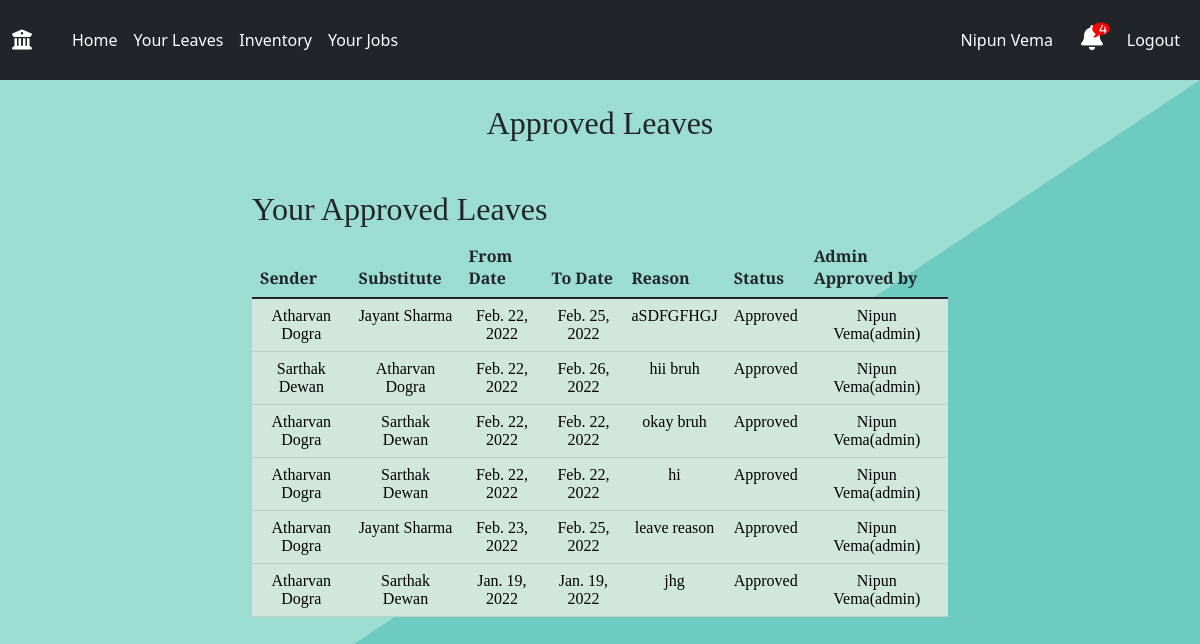
Before: /admin-dashboard/leaves/approved-leaves (signed in) with the older database file.
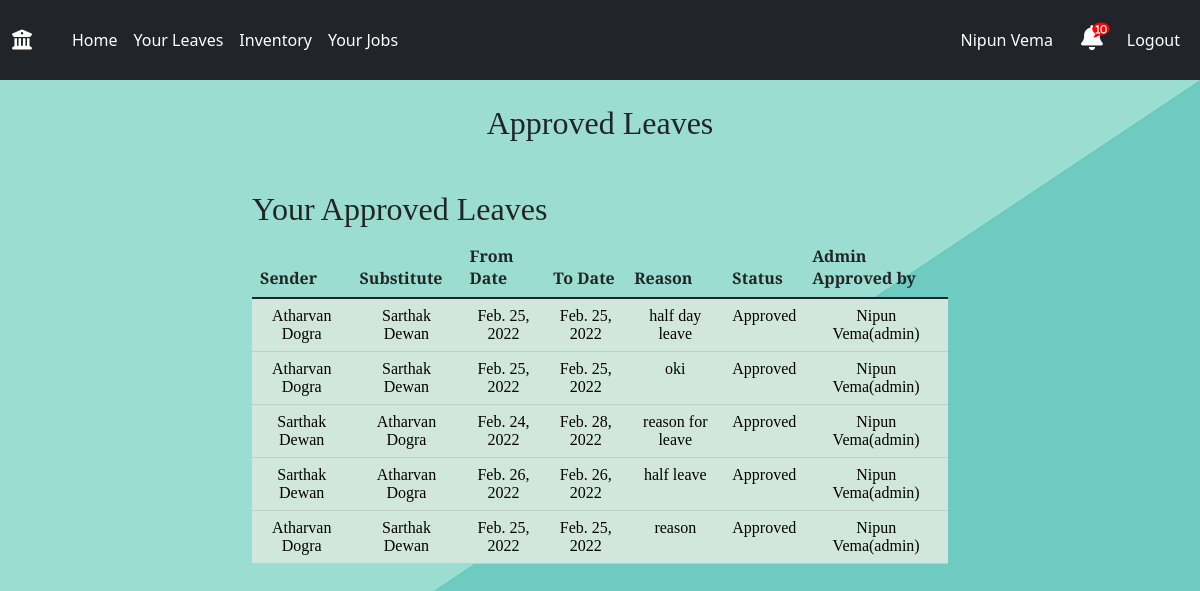
After: the same page with the newer database file.
### main/models.py (models this page shows, shortened)
class UserLeaveStatus(models.Model):
    staff=models.ForeignKey('Staff', on_delete=CASCADE, related_name='user')
    leave_type=models.ForeignKey(TotalLeaves, on_delete=CASCADE)
    from_date=models.DateField(blank=False, default=None)
    to_date=models.DateField(blank=True, default=None)
    reason = models.TextField()
    substitute=models.ForeignKey('Staff', blank=None, on_delete=CASCADE, related_name='Substitute', null=True)
    substitute_approval = models.BooleanField(default=False)               # field -> substitute ka
    admin_approval = models.BooleanField(default=False)                       # field -> admin ka
    admin=models.ForeignKey("Staff", on_delete=models.SET_DEFAULT, default=None, blank=True, related_name='admin', null=True)
    status = models.CharField(max_length=100, default="Pending", blank=False)
    rejected = models.BooleanField(default=False)
    month = models.CharField(max_length=20, default=None, null=True, blank=False)
    year = models.IntegerField(default=None, null=True, blank=False)
    type = models.CharField(max_length=20, choices=TYPE_OF_LEAVE, default=None)

class Staff(models.Model):
    user_obj = models.ForeignKey(User, on_delete=CASCADE, blank=False, null=False, default=None)
    name=models.CharField(max_length=100)
    initials=models.CharField(max_length=4,null=True,blank=True,default=None)
    mobile_number=models.IntegerField()
    email=models.EmailField()
    category=models.ForeignKey('Category',on_delete=CASCADE)
    designation=models.ForeignKey('Designation',on_delete=CASCADE)
    agency = models.ForeignKey('Agency',on_delete=CASCADE)
    room=models.ForeignKey('Room',blank=True,null=True,on_delete=SET_NULL,default=None)

### main/views.py (the view)
# urls.py: path('admin-dashboard/leaves/approved-leaves', views.adminApprovedLeaves, name='adminApprovedLeaves'),
@login_required
def adminApprovedLeaves(request):
	staff=Staff.objects.get(user_obj=request.user)
	notification_count=get_notifications(staff.id)
	if request.user.is_staff:
		approvedleaves=UserLeaveStatus.objects.filter(substitute_approval=True,admin_approval=True,rejected=False)
		context={
			'staff':staff,
			"approvedleaves":approvedleaves,
			'notification_count':notification_count,
		}
		return render(request,'admin/adminApprovedLeaves.html',context)
	else:
		return render(request,'pagenotfound.html',{})

### main/views.py (called while the page is built)
def get_notifications(id):
	current_user=Staff.objects.get(id=id)
	designation=current_user.designation.designation
	notifications=[]
	if designation == 'Lab Technician':
		notification = Notification.objects.filter(notification_type='TECH',isActive=True,checked=False).order_by('-time').all()
		notifications.extend(notification)
	receiver=str(current_user.id) +' '+current_user.name
	notification = Notification.objects.filter(reciever=receiver,isActive=True,checked=False).order_by('-time').all()
	notifications.extend(notification)
	if designation == 'System Analyst' or designation == 'Lab Supervisor':
		notification=Notification.objects.filter(reciever='admin',isActive=True,checked=False).order_by('-time').all()
		notifications.extend(notification)
	return len(notifications)

### templates/admin/adminApprovedLeaves.html
{% extends 'base.html' %}
{% load static %}
{% block body %}
{% include 'navbar.html' with staff=staff notification_count=notification_count %}
<section class="sectionLogin">
  <br>
  <h2 style = "text-align: center;"> Approved Leaves</h2>
<div class="container mt-5">
    <h2>Your Approved Leaves</h2>
    <table class="table">
        <thead>
        <tr>
            <th scope="col">Sender</th>
            <th scope="col">Substitute</th>
            <th scope="col">From Date</th>
            <th scope="col">To Date</th>
            <th scope="col">Reason</th>
            <th scope="col">Status</th>
            <th scope="col">Admin Approved by</th>
        </tr>
        </thead>
            <tbody>
            {% for leave in approvedleaves %}
                <tr class="table-success" style = "text-align: center;">
                    <td>{{ leave.staff.name }}</td>
                    <td>{{ leave.substitute.name }} </td>
                    <td>{{ leave.from_date }}</td>
                    <td>{{ leave.to_date }}</td>
                    <td>{{leave.reason}}</td>
                    <td>{{ leave.status }}</td>
                    <td> {{leave.admin.name}}(admin)</td>
                </tr>
            {% endfor %}
            </tbody>
</table>
  </div>
</section>
{% endblock body %}

### templates/navbar.html (shortened to what this page needs)
{% extends "base.html" %}
{% load static %}
{% block body %}
<nav class="navbar navbar-expand-md navbar-dark bg-dark">
  <div class="container-fluid">
    <div class="navbar-collapse collapse w-100 order-1 order-md-0 dual-collapse2">
      <ul class="navbar-nav me-auto">
        <li class="nav-item active navbar-brand">
          <a class="navbar-brand" href="{% url 'main:user_profile' %}" style="text-decoration: none;"><i class="fas fa-university"></i></a>
        </li>
        <li class="nav-item navLink">
          <a class="nav-link nav_text" href="{% url 'main:user_profile' %}" style="text-decoration: none; color : white">Home</a>
        </li>
        {% if user.is_authenticated %}
        <li class="nav-link nav_text navLink">
          <a href="{% url 'main:userLeaves' %}" style="text-decoration: none; color : white">Your Leaves</a>
        </li>
        <li class="nav-link nav_text navLink">
          <a href="{% url 'main:viewinventory' %}" style="text-decoration: none; color : white">Inventory</a>
        </li>
        <li class="nav-link nav_text navLink">
          <a href="{% url 'main:jobALerts' %}" style="text-decoration: none; color : white">Your Jobs</a>
        </li>
        {%endif%}
      </ul>
    </div>
    <div class="navbar-collapse collapse w-100 order-3 dual-collapse2">
      <ul class="navbar-nav ms-auto">
        {% if user.is_authenticated %}
        <li class="nav-link nav-text navLink mr-5" style="margin-right: 20px;">
          <a href="{% url 'main:userProfileDetails' %}" style="text-decoration: none; color : white">{{ staff.name }} </a>
        </li>
        <li class="nav-item navbar-brand">
          <link href="https://maxcdn.bootstrapcdn.com/font-awesome/4.7.0/css/font-awesome.min.css" rel="stylesheet" />
          <a class="fas fa-bell" href="{% url 'main:notification' %}" style="text-decoration: none; color : white">
              <span class="fa fa-comment"></span>
              <span class="num">{{notification_count}}</span>
          </a>
        </li>
        <li class="nav-link nav_text navLink"><a href="{% url 'main:logout_request' id=staff.id%}" style="text-decoration: none; color : white">Logout</a></li>
        {% else %}
        <li class="nav-link nav_text navLink"><a href="{% url 'main:login' %}">Login</a></li>
        {%endif%}
      </ul>
    </div>
  </div>
</nav>
  {% endblock %}

Changed rows visible on the page:
removed UserLeaveStatus: staff.name "Atharvan Dogra", substitute.name "Jayant Sharma", from_date "Feb. 23, 2022", to_date "Feb. 25, 2022", reason "leave reason", status "Approved", admin.name "Nipun Vema"
removed UserLeaveStatus: staff.name "Atharvan Dogra", substitute.name "Sarthak Dewan", from_date "Jan. 19, 2022", to_date "Jan. 19, 2022", reason "jhg", status "Approved", admin.name "Nipun Vema"
changed UserLeaveStatus: substitute.name "Jayant Sharma" → "Sarthak Dewan"; from_date "Feb. 22, 2022" → "Feb. 25, 2022"; reason "aSDFGFHGJ" → "half day leave"
changed UserLeaveStatus: staff.name "Sarthak Dewan" → "Atharvan Dogra"; substitute.name "Atharvan Dogra" → "Sarthak Dewan"; from_date "Feb. 22, 2022" → "Feb. 25, 2022"; to_date "Feb. 26, 2022" → "Feb. 25, 2022"; reason "hii bruh" → "oki"
changed UserLeaveStatus: staff.name "Atharvan Dogra" → "Sarthak Dewan"; substitute.name "Sarthak Dewan" → "Atharvan Dogra"; from_date "Feb. 22, 2022" → "Feb. 24, 2022"; to_date "Feb. 22, 2022" → "Feb. 28, 2022"; reason "okay bruh" → "reason for leave"
changed UserLeaveStatus: staff.name "Atharvan Dogra" → "Sarthak Dewan"; substitute.name "Sarthak Dewan" → "Atharvan Dogra"; from_date "Feb. 22, 2022" → "Feb. 26, 2022"; to_date "Feb. 22, 2022" → "Feb. 26, 2022"; reason "hi" → "half leave"
now on this page (row edited): UserLeaveStatus: staff.name "Atharvan Dogra", substitute.name "Sarthak Dewan", from_date "Feb. 25, 2022", to_date "Feb. 25, 2022", reason "reason", status "Approved", admin.name "Nipun Vema"
Other visible differences:
{{ notification_count }}: "4" → "10"
